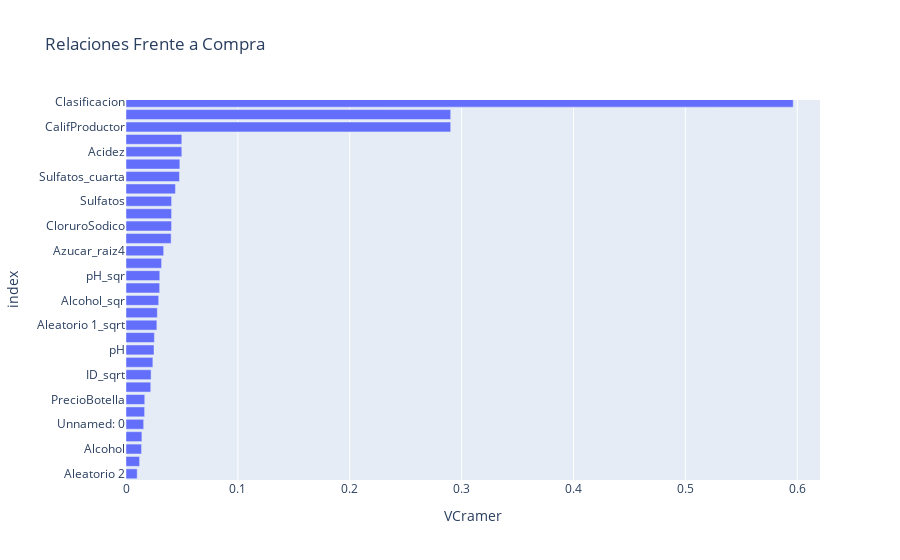

Here is the notebook cell this chart was saved with:
### Markdown cell above
Aquí podemos fijarnos en los cambios de V de Cramer al transformar las variables. Destaca el caso de la variable Azucar. <br>
En su estado natural es muy mala, en cambio con la transformación raiz4 pasa directamente al top 5 de efectos, Esto es <br>
justamente lo que se busca con estas transformaciones.

### Code cell
datos_transformados = datos_backup.join(transformacion_cramer)

# Aplicar la función al input completa contra la objetivo
datos_transformados = datos_transformados.drop(columns=["ID", "Compra", "Beneficio"])

tabla_cramer_transformaciones= pd.DataFrame(datos_transformados.apply(lambda x:cramers_v(x, variable_objetivo)), columns=["VCramer"])
px.bar(tabla_cramer_transformaciones, x=tabla_cramer_transformaciones["VCramer"], title="Relaciones Frente a Compra").update_yaxes(categoryorder="total ascending").show()

### Figure 1 — Plotly figure (JSON) as saved in the notebook; plotly's stock layout.template omitted (floating-point values rounded to 4 significant figures)
{"data": [{"alignmentgroup": "True", "hovertemplate": "VCramer=%{x}<br>index=%{y}<extra></extra>", "legendgroup": "", "marker": {"color": "#636efa", "pattern": {"shape": ""}}, "name": "", "offsetgroup": "", "orientation": "h", "showlegend": false, "textposition": "auto", "type": "bar", "x": [0.0158, 0.04988, 0.01421, 0.02802, 0.04073, 0.01214, 0.02505, 0.04076, 0.01389, 0.2902, 0.01677, 0.02213, 0.5964, 0.01665, 0.04421, 0.5964, 0.02538, 0.01001, 0.02401, 0.02243, 0.04988, 0.03009, 0.03366, 0.04073, 0.04813, 0.0302, 0.04779, 0.02923, 0.2902, 0.03181, 1, 0.02759, 0.04033], "xaxis": "x", "y": ["Unnamed: 0", "Acidez", "AcidoCitrico", "Azucar", "CloruroSodico", "Densidad", "pH", "Sulfatos", "Alcohol", "CalifProductor", "PrecioBotella", "Etiqueta", "Clasificacion", "Region", "prop_missings", "Clasificación", "Aleatorio 1", "Aleatorio 2", "Unnamed: 0_sqrt", "ID_sqrt", "Acidez_ident", "AcidoCitrico_exp", "Azucar_raiz4", "CloruroSodico_ident", "Densidad_raiz4", "pH_sqr", "Sulfatos_cuarta", "Alcohol_sqr", "CalifProductor_ident", "PrecioBotella_log", "Beneficio_sqrt", "Aleatorio 1_sqrt", "Aleatorio 2_exp"], "yaxis": "y"}], "layout": {"autosize": true, "barmode": "relative", "legend": {"tracegroupgap": 0}, "title": {"text": "Relaciones Frente a Compra"}, "xaxis": {"anchor": "y", "autorange": false, "domain": [0, 1], "range": [0, 0.6204], "title": {"text": "VCramer"}, "type": "linear"}, "yaxis": {"anchor": "x", "autorange": false, "categoryorder": "total ascending", "domain": [0, 1], "range": [-0.5, 30.18], "title": {"text": "index"}, "type": "category"}}}
